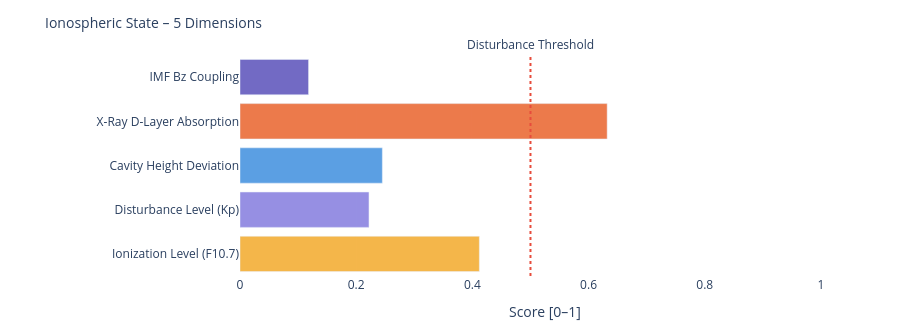

Notebook cell for this chart:
### Markdown cell above
---
### 📐 Systemic Insight: Geometric Cavity vs. Real Schumann Resonance

**Relevant for:** Layer 6 = delta analysis &nbsp;|&nbsp; Layer 7 = feature vector / system interpretation

A cavity height change from 80 km to 70 km shifts the **idealized geometric frequencies** only minimally:

| Modus | Aktuell | Referenz | Δ |
|-------|---------|----------|---|
| SR-1 | 10.4762 Hz | 10.4599 Hz | +16 mHz |
| SR-2 | 18.1452 Hz | 18.1171 Hz | +28 mHz |
| SR-3 | 25.6612 Hz | 25.6215 Hz | +40 mHz |
| SR-4 | 33.1285 Hz | 33.0772 Hz | +51 mHz |

The geometric effect is limited because 10 km is very small compared to Earth's radius (~6371 km).

**Consequence:** Real Schumann deviations are likely driven more strongly by **conductivity, damping, day/night structure, lightning distribution and source geometry** than by pure cavity height.

---

**Layer 6 compares:**
```
geometric Δ from Layer 4  vs.  observed Δ from real Schumann measurement data
```

**Layer 7 Feature:**
```
If real Δ >> geometric Δ  →  non-geometric factors dominant
```

### Code cell
# ============================================================
# IONOSPHERIC STATE – Summary gauge
# Five dimensions: ionization, disturbance, cavity height, X-Ray, Bz coupling
# ============================================================

def norm(v, lo, hi):
    if v is None: return None
    return round(max(0.0, min(1.0, (v - lo) / (hi - lo))), 3)

# Ionization level (F10.7 → F2-Layer)
ioniz = norm(f107_val, 60, 250)

# Disturbance level (Kp → E/F-Layer irregularities)
disturb = norm(kp_val, 0, 9)

# Cavity height deviation from reference (80 km)
h_dev = norm(abs(h_eff - 80), 0, 20)

# X-Ray ionization (D-Layer absorption)
xray_ioniz = None
if xray_now is not None:
    xray_ioniz = norm(math.log10(max(xray_now, 1e-9)) + 9, 0, 5)

# Bz coupling (southward Bz → stronger magnetosphere-ionosphere coupling)
bz_coupling = norm(-(bz_now or 0), -5, 30) if bz_now is not None else None

dims = [
    ('Ionization Level (F10.7)',    ioniz,      '#F2A623'),
    ('Disturbance Level (Kp)',      disturb,    '#7F77DD'),
    ('Cavity Height Deviation',     h_dev,      '#378ADD'),
    ('X-Ray D-Layer Absorption',    xray_ioniz, '#E85D24'),
    ('IMF Bz Coupling',             bz_coupling,'#534AB7'),
]

fig = go.Figure()
for name, val, col in dims:
    if val is not None:
        h = int(val * 20)
        bar = '█' * h + '░' * (20 - h)
        label = f'{name}:  {bar}  {val:.3f}'
    else:
        label = f'{name}:  {"─" * 20}  n/a'
    fig.add_trace(go.Bar(
        x=[val if val is not None else 0],
        y=[name],
        orientation='h',
        marker_color=col, opacity=0.82,
        showlegend=False
    ))

fig.add_vline(x=0.5, line_dash='dot', line_color='#e74c3c',
              annotation_text='Disturbance Threshold', annotation_position='top')
fig.update_layout(
    title=dict(text='Ionospheric State – 5 Dimensions', font=dict(size=14)),
    xaxis=dict(title='Score [0–1]', range=[0, 1.05]),
    height=330, plot_bgcolor='rgba(0,0,0,0)', paper_bgcolor='rgba(0,0,0,0)',
    margin=dict(l=240, r=50, t=55, b=40)
)
fig.show()

print(f'\nIonospheric state:')
for name, val, _ in dims:
    print(f'  {name:<35} {val:.3f}' if val is not None else f'  {name:<35} n/a')

### Figure 1 — Plotly figure (JSON) as saved in the notebook; plotly's stock layout.template omitted (floating-point values rounded to 4 significant figures)
{"data": [{"marker": {"color": "#F2A623"}, "opacity": 0.82, "orientation": "h", "showlegend": false, "type": "bar", "x": [0.412], "y": ["Ionization Level (F10.7)"]}, {"marker": {"color": "#7F77DD"}, "opacity": 0.82, "orientation": "h", "showlegend": false, "type": "bar", "x": [0.222], "y": ["Disturbance Level (Kp)"]}, {"marker": {"color": "#378ADD"}, "opacity": 0.82, "orientation": "h", "showlegend": false, "type": "bar", "x": [0.245], "y": ["Cavity Height Deviation"]}, {"marker": {"color": "#E85D24"}, "opacity": 0.82, "orientation": "h", "showlegend": false, "type": "bar", "x": [0.632], "y": ["X-Ray D-Layer Absorption"]}, {"marker": {"color": "#534AB7"}, "opacity": 0.82, "orientation": "h", "showlegend": false, "type": "bar", "x": [0.118], "y": ["IMF Bz Coupling"]}], "layout": {"annotations": [{"showarrow": false, "text": "Disturbance Threshold", "x": 0.5, "xanchor": "center", "xref": "x", "y": 1, "yanchor": "bottom", "yref": "y domain"}], "height": 330, "margin": {"b": 40, "l": 240, "r": 50, "t": 55}, "paper_bgcolor": "rgba(0,0,0,0)", "plot_bgcolor": "rgba(0,0,0,0)", "shapes": [{"line": {"color": "#e74c3c", "dash": "dot"}, "type": "line", "x0": 0.5, "x1": 0.5, "xref": "x", "y0": 0, "y1": 1, "yref": "y domain"}], "title": {"font": {"size": 14}, "text": "Ionospheric State – 5 Dimensions"}, "xaxis": {"range": [0, 1.05], "title": {"text": "Score [0–1]"}}}}
